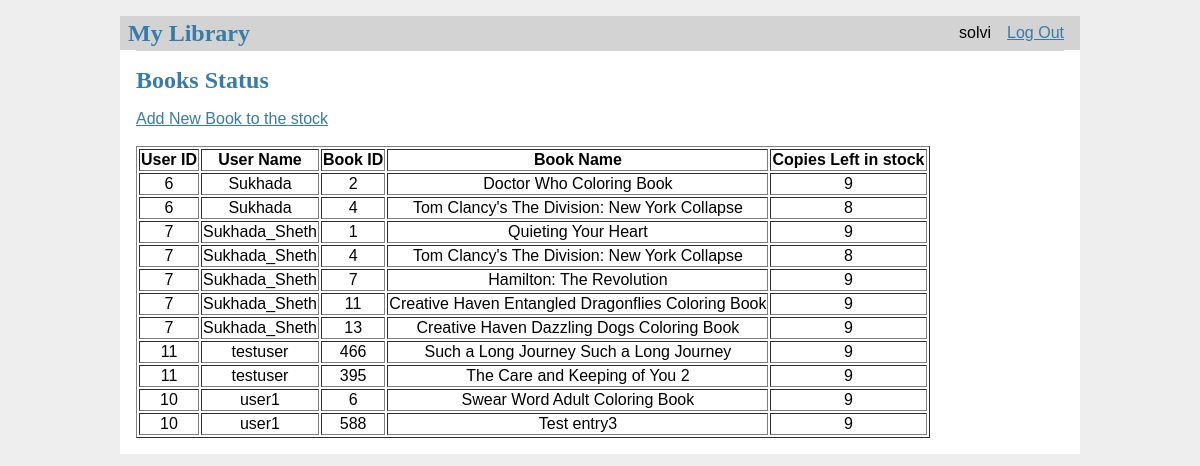
Screenshot of /trackthebooks/ (signed in) with the database file from the repository.
### tables this page shows
CREATE TABLE user (
  id INTEGER PRIMARY KEY AUTOINCREMENT,
  username TEXT UNIQUE NOT NULL,
  password TEXT NOT NULL
, role text not null default "user");

CREATE TABLE library(
user_id INTEGER,
book_id INTEGER);

CREATE TABLE Book(
	book_id int not null primary key,
    book_name varchar(255),
    isbn_10 varchar(255),
    isbn_13 varchar(255),
    book_genre_id int,
    book_publisher_id int
, qty int not null default 10);

### flasklibrary/library.py (the view)
@bp.route('/trackthebooks/',methods=('GET', 'POST'))
def trackthebooks():
        db = get_db()
        book_tracker = db.execute(
                        'select user.id, username,  library.book_id , book.book_name , qty '
                        'from library '
                        'inner join user on library.user_id = user.id '
                        'inner join Book on library.book_id = book.book_id;'
                        )
        return render_template('library/trackthebooks.html', book_tracker=book_tracker  )

### flasklibrary/auth.py (called while the page is built)
@bp.before_app_request
def load_logged_in_user():
    user_id = session.get('user_id')
    if user_id is None:
        g.user = None
    else:
        g.user = get_db().execute(
            'SELECT * FROM user WHERE id = ?', (user_id,)
        ).fetchone()

### flasklibrary/db.py (called while the page is built)
def get_db():
    if 'db' not in g:
        g.db = sqlite3.connect(
            current_app.config['DATABASE'],
            detect_types=sqlite3.PARSE_DECLTYPES
        )
        g.db.row_factory = sqlite3.Row
    return g.db

### flasklibrary/templates/library/trackthebooks.html (shortened to what this page needs)
{% extends 'base.html' %}
{% block content %}
  <h1>Books Status</h1>
  <a href="{{ url_for('library.index') }}">Add New Book to the stock</a>
  <br><br>
  <table border="1">
      <tr>
          <th>User ID</th>
          <th>User Name</th>
          <th>Book ID</th>
          <th>Book Name</th>
          <th>Copies Left in stock</th>
      </tr>
      {% for book in book_tracker %}
          <tr>
              <td>{{ book['id'] }}</td>
              <td>{{ book['username'] }}</td>
              <td>{{ book['book_id'] }}</td>
              <td>{{ book['book_name'] }}</td>
              <td>{{ book['qty'] }}
          </tr>
      {% endfor %}
  </table>
{% endblock %}

### flasklibrary/templates/base.html (shortened to what this page needs)
<!doctype html>
<link rel="stylesheet" href="{{ url_for('static', filename='style.css') }}">
<nav>
  <h1>My Library</h1>
  <ul>
    {% if g.user %}
      <li><span>{{ g.user['username'] }}</span>
      <li><a href="{{ url_for('auth.logout') }}">Log Out</a>
    {% else %}
      <li><a href="{{ url_for('auth.register') }}">Register</a>
      <li><a href="{{ url_for('auth.login') }}">Log In</a>
    {% endif %}
  </ul>
</nav>
<section class="content">
  <header>
  </header>
  {% block content %}{% endblock %}
</section>

### flasklibrary/static/style.css (style rules this page uses)
h1, h2, h3, h4, h5, h6 { font-family: serif; color: #377ba8; margin: 1rem 0; }
a { color: #377ba8; }
nav { background: lightgray; display: flex; align-items: center; padding: 0 0.5rem; }
nav h1 { flex: auto; margin: 0; }
nav ul { display: flex; list-style: none; margin: 0; padding: 0; }
nav ul li a, nav ul li span, header .action { display: block; padding: 0.5rem; }
.content { padding: 0 1rem 1rem; }
.content > header { border-bottom: 1px solid lightgray; display: flex; align-items: flex-end; }
.content:last-child { margin-bottom: 0; }
td,tr,th { text-align: center; }

### rows the page displays
user: user.username "solvi"
library: id "6", username "Sukhada", book_id "2", book_name "Doctor Who Coloring Book", qty "9"
library: id "6", username "Sukhada", book_id "4", book_name "Tom Clancy's The Division: New York Collapse", qty "8"
library: id "7", username "Sukhada_Sheth", book_id "1", book_name "Quieting Your Heart", qty "9"
library: id "7", username "Sukhada_Sheth", book_id "4", book_name "Tom Clancy's The Division: New York Collapse", qty "8"
library: id "7", username "Sukhada_Sheth", book_id "7", book_name "Hamilton: The Revolution", qty "9"
library: id "7", username "Sukhada_Sheth", book_id "11", book_name "Creative Haven Entangled Dragonflies Coloring Book", qty "9"
library: id "7", username "Sukhada_Sheth", book_id "13", book_name "Creative Haven Dazzling Dogs Coloring Book", qty "9"
library: id "11", username "testuser", book_id "466", book_name "Such a Long Journey Such a Long Journey", qty "9"
library: id "11", username "testuser", book_id "395", book_name "The Care and Keeping of You 2", qty "9"
library: id "10", username "user1", book_id "6", book_name "Swear Word Adult Coloring Book", qty "9"
library: id "10", username "user1", book_id "588", book_name "Test entry3", qty "9"
